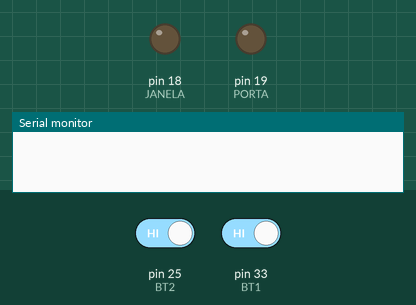
This sketch was run on a simulated Arduino Mega 2560, built with avr-gcc and run on an emulated ATmega2560. On the bench: output pins drawn as LEDs (lit = HIGH), the last lines printed to the serial monitor. Inputs (shaded band) come from the test bench; at power-on: pin 25 (BT2) HIGH, pin 33 (BT1) HIGH.

Above: at 1.2 s.
1.3 s: pin 25 (BT2) driven LOW
2.8 s: pin 25 (BT2) driven HIGH
At 3.8 s:
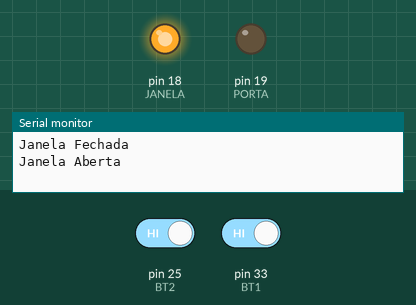
4.3 s: pin 33 (BT1) driven LOW
5.8 s: pin 33 (BT1) driven HIGH
At 6.1 s:
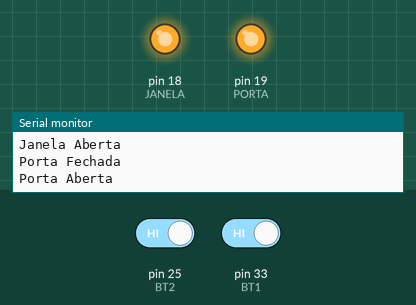
7.3 s: pin 25 (BT2) driven LOW
At 8.4 s:
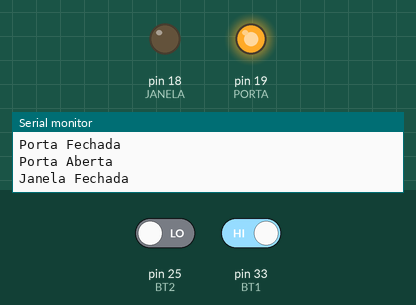
Timing chart, 0 to 9.8 s (numbered marks = the images above; inputs shaded):
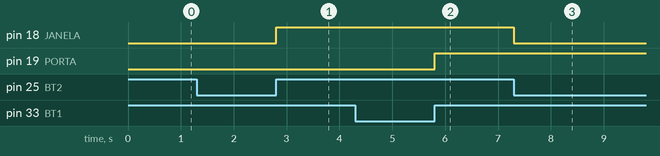

Measured:
- after the input at 2.8 s, pin 18 (JANELA): LOW → HIGH at once
- after the input at 5.8 s, pin 19 (PORTA): LOW → HIGH at once
- after the input at 7.3 s, pin 18 (JANELA): HIGH → LOW at once

The sketch:

SensorPorta.ino
```cpp
//Entradas, Saídas e Variáveis
//Saídas
#define PORTA 19
#define JANELA 18
//Entrada
#define BT1 33
#define BT2 25
//Variáveis
bool FLAG1 = 0;
bool FLAG2 = 0;
void setup() {
  Serial.begin(115200);
  pinMode(PORTA, OUTPUT);
  pinMode(BT1, INPUT);
  pinMode(JANELA, OUTPUT);
  pinMode(BT2, INPUT);
}

void loop() {
  if (digitalRead(BT1) == 0 && FLAG1 == 0) {
    digitalWrite(PORTA, LOW);
    Serial.println("Porta Fechada");
    FLAG1 = 1;
  }
  if (digitalRead(BT1) == 1 && FLAG1 == 1) {
    digitalWrite(PORTA, HIGH);
    Serial.println("Porta Aberta");
    FLAG1 = 0;
  }
   if (digitalRead(BT2) == 0 && FLAG2 == 0) {
    digitalWrite(JANELA, LOW);
    Serial.println("Janela Fechada");
    FLAG2 = 1;
  }
  if (digitalRead(BT2) == 1 && FLAG2 == 1) {
    digitalWrite(JANELA, HIGH);
    Serial.println("Janela Aberta");
    FLAG2 = 0;
  }
}
```
